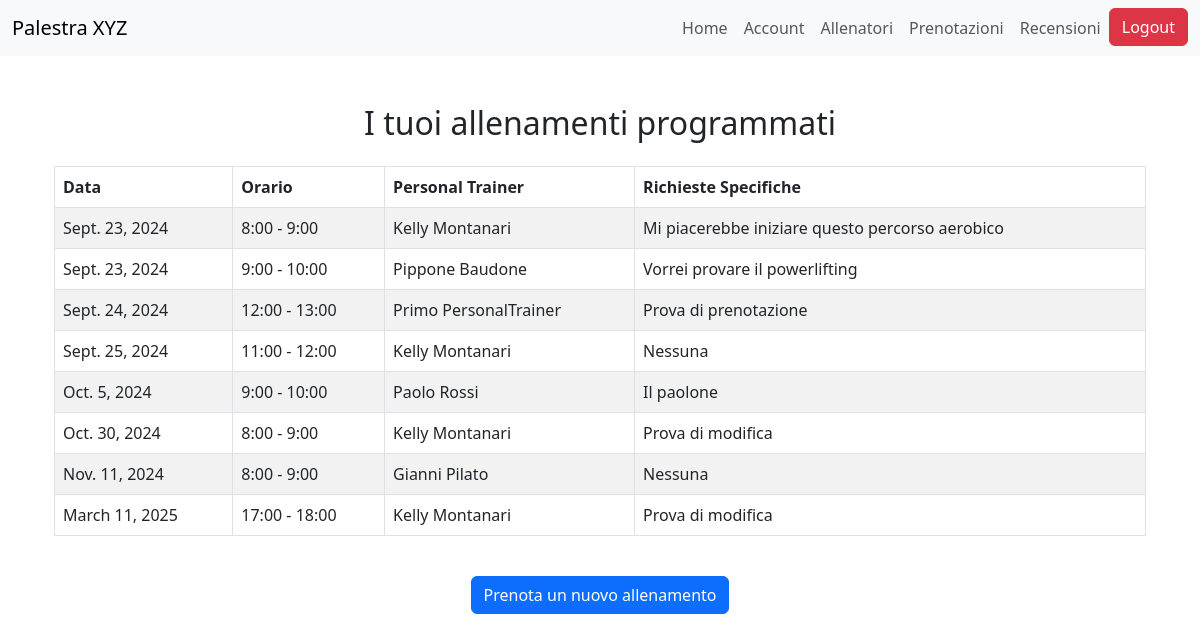
The page /accounts/allenamenti/ (signed in) on the database as committed earlier.
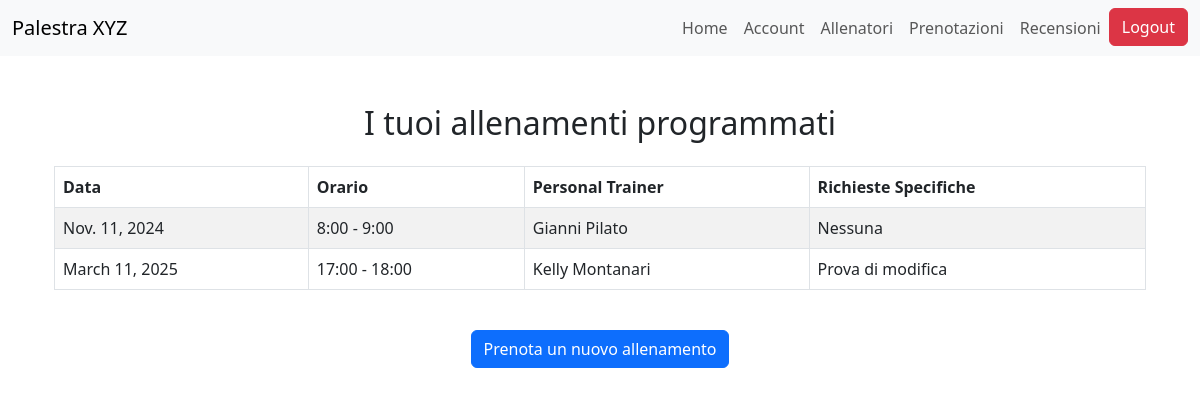
The same page on the database as committed later.
### bookings/models.py (models this page shows, shortened)
class Prenotazione(models.Model):
    registrato_utente = models.ForeignKey(RegistratoUtente, on_delete=models.CASCADE)
    personal_trainer = models.ForeignKey(PersonalTrainer, on_delete=models.CASCADE)
    richieste_specifiche = models.TextField(max_length=500, blank=True, null=True)
    ORARI_FASCIA = [
        (8, '8:00 - 9:00'),
        (9, '9:00 - 10:00'),
        (10, '10:00 - 11:00'),
        (11, '11:00 - 12:00'),
        (12, '12:00 - 13:00'),
        (13, '13:00 - 14:00'),
        (14, '14:00 - 15:00'),
        (15, '15:00 - 16:00'),
        (16, '16:00 - 17:00'),
        (17, '17:00 - 18:00'),
        (18, '18:00 - 19:00'),
    ]
    fascia_oraria = models.IntegerField(choices=ORARI_FASCIA)
    data_prenotazione = models.DateField()
    class Meta:
        unique_together = ('personal_trainer', 'fascia_oraria', 'data_prenotazione')
        verbose_name_plural = "Prenotazioni"

### trainers/models.py (models this page shows, shortened)
class PersonalTrainer(models.Model):
    user = models.OneToOneField(User, on_delete=models.CASCADE)
    nome = models.CharField(max_length=100)
    cognome = models.CharField(max_length=100)
    data_di_nascita = models.DateField()
    bio = models.TextField(max_length=500)
    SCELTA_PREFERENZE = [
        ("BB", "BodyBuilding"),
        ("PL", "PowerLifting"),
        ("CL", "Calisthenics"),
        ("ST", "StrongMen"),
        ("YG", "Yoga"),
        ("PS", "Pilates"),
        ("AR", "Aerobico")
    ]
    preferenze = models.CharField(max_length=2, choices=SCELTA_PREFERENZE)
    immagine_profilo = models.ImageField(upload_to=foto_profilo_upload_path, blank=True, null=True)
    competenze = models.TextField(max_length=500, default='Nessuna competenza')
    class Meta:
        verbose_name = "Personal Trainer"
        verbose_name_plural = "Personal Trainers"

### accounts/views.py (the view)
# urls.py: path('allenamenti/', allenamenti_utente, name='allenamenti_utente'),
@login_required
def allenamenti_utente(request):
    try:
        registrato_utente = RegistratoUtente.objects.get(user=request.user)
    except RegistratoUtente.DoesNotExist:
        return redirect('accounts:home_accounts')
    allenamenti = Prenotazione.objects.filter(registrato_utente=registrato_utente).order_by('data_prenotazione', 'fascia_oraria')
    return render(request, 'accounts/allenamenti_utente.html', {'allenamenti': allenamenti})

### accounts/templates/accounts/allenamenti_utente.html
{% extends 'accounts/base.html' %}
{% block content %}
  <div class="container mt-5">
    <h2 class="text-center mb-4">I tuoi allenamenti programmati</h2>
    {% if allenamenti %}
      <div class="table-responsive">
        <table class="table table-striped table-bordered">
          <thead class="thead-dark">
            <tr>
              <th scope="col">Data</th>
              <th scope="col">Orario</th>
              <th scope="col">Personal Trainer</th>
              <th scope="col">Richieste Specifiche</th>
            </tr>
          </thead>
          <tbody>
            {% for allenamento in allenamenti %}
              <tr>
                <td>{{ allenamento.data_prenotazione }}</td>
                <td>{{ allenamento.get_fascia_oraria_display }}</td>
                <td>{{ allenamento.personal_trainer.nome }} {{ allenamento.personal_trainer.cognome }}</td>
                <td>{{ allenamento.richieste_specifiche|default:"Nessuna" }}</td>
              </tr>
            {% endfor %}
          </tbody>
        </table>
      </div>
    {% else %}
      <div class="alert alert-warning text-center" role="alert">
        Non hai allenamenti programmati.
      </div>
    {% endif %}
    <div class="text-center mt-4">
      <a href="{% url 'bookings:crea_prenotazione' %}" class="btn btn-primary">
        Prenota un nuovo allenamento
      </a>
    </div>
  </div>
{% endblock %}

### accounts/templates/accounts/base.html (shortened to what this page needs)
<!DOCTYPE html>
<html lang="it">
<head>
    <link href="https://cdn.jsdelivr.net/npm/bootstrap@5.3.0/dist/css/bootstrap.min.css" rel="stylesheet">
</head>
<body>
    <nav class="navbar navbar-expand-lg navbar-light bg-light fixed-top">
        <div class="container-fluid">
            <a class="navbar-brand" href="#">Palestra XYZ</a>
            <div class="collapse navbar-collapse" id="navbarNav">
                <ul class="navbar-nav ms-auto">
                    <li class="nav-item">
                        <a class="nav-link" href="{% url 'homepage_palestra' %}">Home</a>
                    </li>
                     {% if user.is_authenticated %}
                        <li class="nav-item">
                            <a class="nav-link" href="{% url 'accounts:home_accounts' %}">Account</a>
                        </li>
                    {% endif %}
                    <li class="nav-item">
                        <a class="nav-link" href="{% url 'trainers:personal_trainer_home' %}">Allenatori</a>
                    </li>
                    <li class="nav-item">
                        <a class="nav-link" href="{% url 'bookings:home_page' %}">Prenotazioni</a>
                    </li>
                    <li class="nav-item">
                        <a class="nav-link" href="{% url 'reviews:homepage_recensioni' %}">Recensioni</a>
                    </li>
                    {% if user.is_authenticated %}
                    <li class="nav-item">
                        <form method="POST" action="{% url 'accounts:logout' %}">
                        <button type="submit" class="btn btn-danger">Logout</button>
                        </form>
                    </li>
                        {% else %}
                        <li class="nav-item">
                        <a class="nav-link" href="{% url 'accounts:login' %}">Login</a>
                    </li>
                    {% endif %}
                </ul>
            </div>
        </div>
    </nav>
    <div class="container mt-5">
        {% block content %}{% endblock %}
    </div>
</body>
</html>

### accounts/templates/accounts/base.html (style rules this page uses)
body { padding-top: 56px; }

Rows that differ between the two databases and show on the page:
removed Prenotazione: data_prenotazione "Sept. 23, 2024", fascia_oraria "8:00 - 9:00", personal_trainer.nome "Kelly", personal_trainer.cognome "Montanari", richieste_specifiche "Mi piacerebbe iniziare questo percorso aerobico"
removed Prenotazione: data_prenotazione "Sept. 23, 2024", fascia_oraria "9:00 - 10:00", personal_trainer.nome "Pippone", personal_trainer.cognome "Baudone", richieste_specifiche "Vorrei provare il powerlifting"
removed Prenotazione: data_prenotazione "Sept. 24, 2024", fascia_oraria "12:00 - 13:00", personal_trainer.nome "Primo", personal_trainer.cognome "PersonalTrainer", richieste_specifiche "Prova di prenotazione"
removed Prenotazione: data_prenotazione "Sept. 25, 2024", fascia_oraria "11:00 - 12:00", personal_trainer.nome "Kelly", personal_trainer.cognome "Montanari", richieste_specifiche "Nessuna"
removed Prenotazione: data_prenotazione "Oct. 5, 2024", fascia_oraria "9:00 - 10:00", personal_trainer.nome "Paolo", personal_trainer.cognome "Rossi", richieste_specifiche "Il paolone"
removed Prenotazione: data_prenotazione "Oct. 30, 2024", fascia_oraria "8:00 - 9:00", personal_trainer.nome "Kelly", personal_trainer.cognome "Montanari", richieste_specifiche "Prova di modifica"
